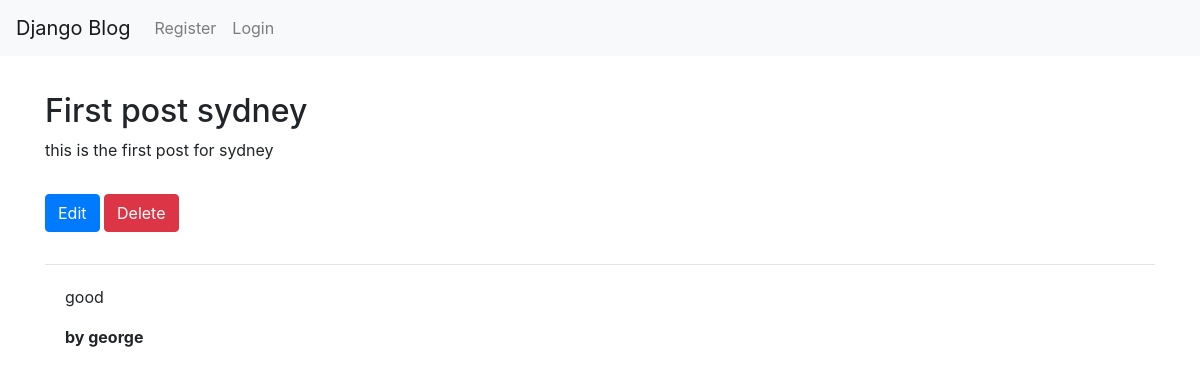
The app's page /post/1/ with its own data.
### blog/models.py (models this page shows, shortened)
class Post(models.Model):
    title = models.CharField(max_length=200)
    author = models.ForeignKey('auth.User', on_delete=models.CASCADE,)
    body = models.TextField()

class Comment(models.Model):
    name = models.ForeignKey('auth.User', on_delete=models.CASCADE,)
    comment_text = models.TextField()
    post = models.ForeignKey('Post', on_delete=models.CASCADE, related_name='comments')

### blog/views.py (the view)
# urls.py: path('post/<int:pk>/', BlogDetailView.as_view(), name='post_detail'),
class BlogDetailView(DetailView):
    model = Post
    template_name = 'post_detail.html'

### templates/post_detail.html (shortened to what this page needs)
{% extends 'base.html' %}
{% block content %}
    <div class='post-entry pt-3'>
        <h2>{{ post.title }}</h2>
        <p>{{ post.body }}</p>
        <div class='button pt-3 pb-3'>
            <a href="{% url 'post_edit' post.pk %}" class="btn btn-primary">Edit</a>
            <a href="{% url 'post_delete' post.pk %}" class="btn btn-danger">Delete</a>
        </div>
        <hr>
        {% for comment in post.comments.all %}
            <div class="comment">
                <p>{{ comment.comment_text|linebreaks }}</p>
                <strong> by {{ comment.name }}</strong>
            </div>
        {% empty %}
            <p>No comments here yet :(</p>
        {% endfor %}
    </div>
{% endblock %}

### static/css/style.css (style rules this page uses)
.comment { margin: 20px 0px 20px 20px; }

### records on screen
Post: title "First post sydney", body "this is the first post for sydney"
Comment: comment_text "good", name "george"
